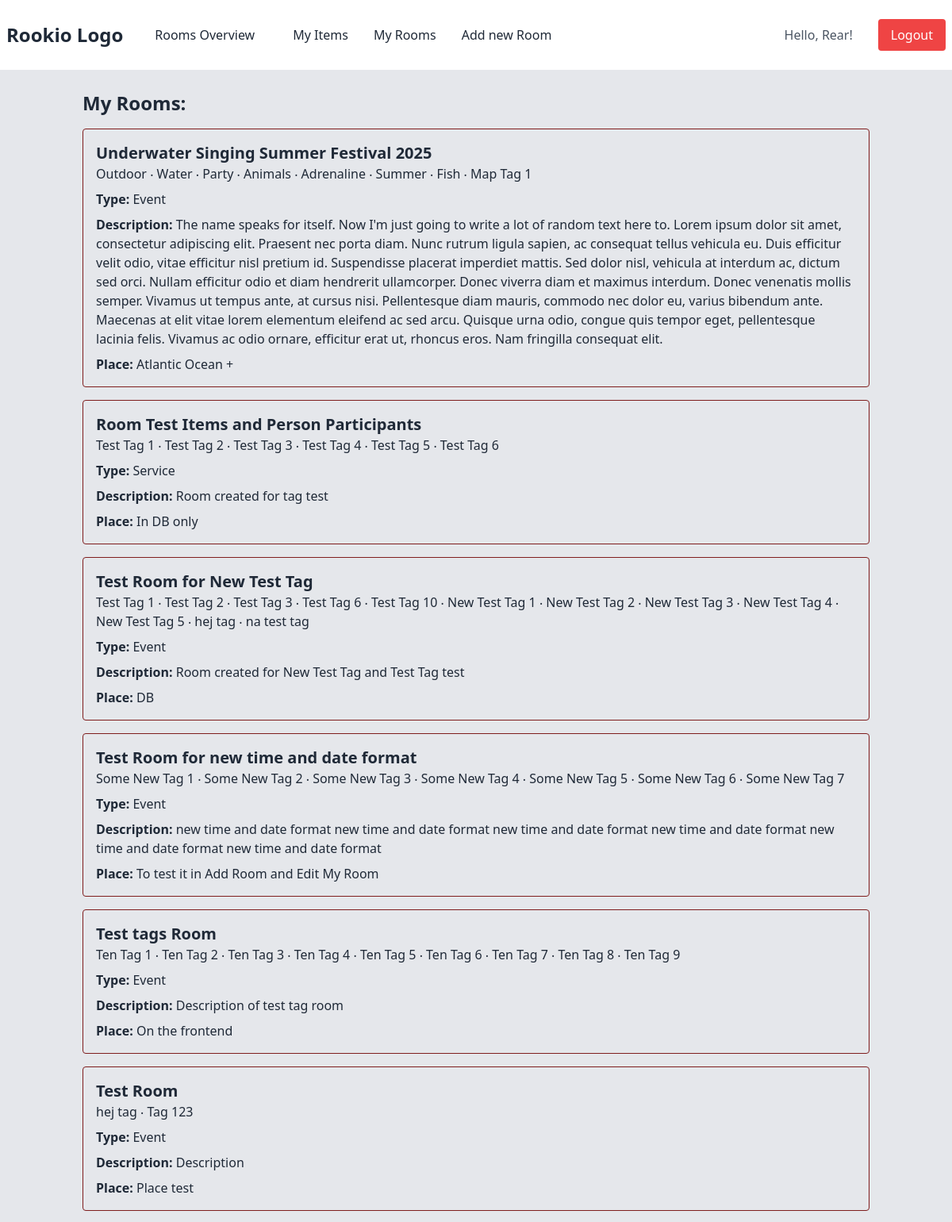
The app's page /my_rooms/ (signed in, upper part) with its own data.
### viewer/models.py (models this page shows, shortened)
class TimeStamp(models.Model):
    created_at = models.DateTimeField(auto_now_add=True)
    updated_at = models.DateTimeField(auto_now=True)
    class Meta:
        abstract = True

class Room(TimeStamp):
    ROOM_TYPE_CHOICES = (
        ('event', 'Event'),
        ('service', 'Service'),
    )
    name = models.CharField(max_length=80)
    owners = models.ManyToManyField(PersonOwner, related_name="rooms")
    room_type = models.CharField(max_length=20, choices=ROOM_TYPE_CHOICES)
    tags = models.ManyToManyField(Tag, related_name="rooms")
    description = models.TextField(max_length=1000)  # default form widget for this field is a Textarea -
    place = models.CharField(max_length=150)
    gps_description = models.CharField(max_length=150, blank=True)
    gps_lat = models.DecimalField(max_digits=9, decimal_places=6,
                                  null=True,
                                  blank=True,
                                  validators=[MinValueValidator(-90), MaxValueValidator(90)])
    gps_lng = models.DecimalField(max_digits=9, decimal_places=6,
                                  null=True,
                                  blank=True,
                                  validators=[MinValueValidator(-180), MaxValueValidator(180)])
    date = models.DateField()
    time = models.TimeField()
    outdoor = models.BooleanField(blank=True, default=False)
    contact_public = models.CharField(max_length=100)
    contact_after_assignment = models.CharField(max_length=100, null=True, blank=True)
    age_restriction = models.PositiveSmallIntegerField(validators=[MinValueValidator(0), MaxValueValidator(120)],
                                                       null=True, blank=True)
    age_recommendation = models.CharField(max_length=80, null=True, blank=True)
    minimum_participants = models.PositiveSmallIntegerField(validators=[MinValueValidator(1)], null=True, blank=True)
    maximum_participants = models.PositiveSmallIntegerField(validators=[MinValueValidator(1)], null=True, blank=True)
    paid_to_be_unique = models.BooleanField(default=False)
    hidden_from_public = models.BooleanField(default=True)
    template = models.ForeignKey(Template, on_delete=models.CASCADE, related_name="rooms", null=True, blank=True)

class Tag(TimeStamp):
    name = models.CharField(max_length=25, unique=True)

### viewer/views.py (the view)
# urls.py: path('my_rooms/', views.my_rooms, name='my_rooms'),
@login_required
def my_rooms(request):
    try:
        person_owner = PersonOwner.objects.get(user_person_owner=request.user)
        my_rooms_list = Room.objects.filter(owners__permission=PersonOwner.PERMISSION_CHOICES[0][0],
                                            owners=person_owner)
        return render(request, 'my_rooms.html', {'rooms': my_rooms_list})
    except PersonOwner.DoesNotExist:
        return render(request, 'my_rooms.html')

### viewer/context_processors.py (called while the page is built)
def google_maps_api_key(request):
    return {
        'GOOGLE_MAPS_API_KEY': settings.GOOGLE_MAPS_API_KEY
    }

### viewer/templates/my_rooms.html (shortened to what this page needs)
{% extends 'base.html' %}
{% load tz %}
{% block content %}
<div class="container mx-auto px-4">
    <h2 class="text-2xl font-bold mb-4">My Rooms:</h2>
    <ul>
        {% for room in rooms %}
        <li class="mb-4 border rounded p-4 border-red-900">
            <a href="{% url 'room_detail' room.id %}" class="block hover:bg-gray-200">
                <h3 class="text-xl font-bold">{{ room.name }}</h3>
                {% for tag in room.tags.all %}
                    {{ tag.name }}{% if not forloop.last %} ‧ {% endif %}
                {% empty %}
                    No tags.
                {% endfor %}
                <p class="mt-2"><span class="font-bold">Type:</span> {{ room.get_room_type_display }}</p>
                <p class="mt-2"><span class="font-bold">Description:</span> {{ room.description }}</p>
                <p class="mt-2"><span class="font-bold">Place:</span> {{ room.place }}</p>
            </a>
        </li>
        {% empty %}
        <li class="text-red-500 animate-blink">{{request.user.username}}, you have not yet created any room.</li>
        {% endfor %}
    </ul>
</div>
{% endblock %}

### viewer/templates/base.html (shortened to what this page needs)
<!DOCTYPE html>
{% load static %}
<html lang="en">
<head>
    <link href="{% static 'output.css' %}" rel="stylesheet">
</head>
<body class="bg-gray-200 text-gray-800">
    <header>
        <nav class="p-2 bg-white border-b-2 border-gray-200 flex justify-between items-center">
            <div class="flex items-center mr-12">
                <a href="{% url 'welcome' %}" class="text-gray-800 text-2xl font-bold hover:text-blue-500 transition-colors duration-200">Rookio Logo</a>
                <a href="{% url 'rooms_overview' %}" class="p-6 ml-4 text-gray-800 hover:text-blue-500 transition-colors duration-200">Rooms Overview</a>
                <a href="{% url 'my_items' %}" class="p-2 ml-4 text-gray-800 hover:text-blue-500 transition-colors duration-200">My Items</a>
                {% if user.is_authenticated %}
                <a href="{% url 'my_rooms' %}" class="p-2 ml-4 text-gray-800 hover:text-blue-500 transition-colors duration-200">My Rooms</a>
                {% endif %}
                {% if user.is_authenticated %}
                <a href="{% url 'add_room' %}" class="p-2 ml-4 text-gray-800 hover:text-blue-500 transition-colors duration-200">Add new Room</a>
                {% endif %}
            </div>
            <div id="auth-buttons" class="flex items-center space-x-4">
                {% if user.is_authenticated %}
                    <span class="mr-4 text-gray-600">Hello, {{ user.username }}!</span>
                    <a href="{% url 'logout' %}" class="px-4 py-2 rounded bg-red-500 text-white hover:bg-red-700 transition-colors duration-200">Logout</a>
                {% endif %}
            </div>
        </nav>
    </header>
    <main class="p-6">
        {% block content %}
        {% endblock content %}
    </main>
</body>
</html>

### records on screen
Room: name "Underwater Singing Summer Festival 2025", room_type "Event", description "The name speaks for itself. Now I'm just going to write a lot of random text here to. Lorem ipsum dolor sit amet, consectetur adipiscing elit. Praesent nec porta diam. Nunc rutrum ligula sapien, ac consequat tellus vehicula eu. Duis efficitur velit odio, vitae efficitur nisl pretium id. Suspendisse placerat imperdiet mattis. Sed dolor nisl, vehicula at interdum ac, dictum sed orci. Nullam efficitur odio et diam hendrerit ullamcorper. Donec viverra diam et maximus interdum. Donec venenatis mollis semper. Vivamus ut tempus ante, at cursus nisi. Pellentesque diam mauris, commodo nec dolor eu, varius bibendum ante. Maecenas at elit vitae lorem elementum eleifend ac sed arcu. Quisque urna odio,…", place "Atlantic Ocean +"
Tag: name "Outdoor"
Tag: name "Water"
Tag: name "Party"
Tag: name "Animals"
Tag: name "Adrenaline"
Tag: name "Summer"
Tag: name "Fish"
Tag: name "Map Tag 1"
Room: name "Room Test Items and Person Participants", room_type "Service", description "Room created for tag test", place "In DB only"
Tag: name "Test Tag 1"
Tag: name "Test Tag 2"
Tag: name "Test Tag 3"
Tag: name "Test Tag 4"
Tag: name "Test Tag 5"
Tag: name "Test Tag 6"
Room: name "Test Room for New Test Tag", room_type "Event", description "Room created for New Test Tag and Test Tag test", place "DB"
Tag: name "Test Tag 10"
Tag: name "New Test Tag 1"
Tag: name "New Test Tag 2"
Tag: name "New Test Tag 3"
Tag: name "New Test Tag 4"
Tag: name "New Test Tag 5"
Tag: name "hej tag"
Tag: name "na test tag"
Room: name "Test Room for new time and date format", room_type "Event", description "new time and date format new time and date format new time and date format new time and date format new time and date format new time and date format", place "To test it in Add Room and Edit My Room"
Tag: name "Some New Tag 1"
Tag: name "Some New Tag 2"
Tag: name "Some New Tag 3"
Tag: name "Some New Tag 4"
Tag: name "Some New Tag 5"
Tag: name "Some New Tag 6"
Tag: name "Some New Tag 7"
Room: name "Test tags Room", room_type "Event", description "Description of test tag room", place "On the frontend"
Tag: name "Ten Tag 1"
Tag: name "Ten Tag 2"
Tag: name "Ten Tag 3"
Tag: name "Ten Tag 4"
Tag: name "Ten Tag 5"
Tag: name "Ten Tag 6"
Tag: name "Ten Tag 7"
Tag: name "Ten Tag 8"
Tag: name "Ten Tag 9"
Room: name "Test Room", room_type "Event", description "Description", place "Place test"
Tag: name "Tag 123"

### other values on screen
{{ user.username }} "Rear"
